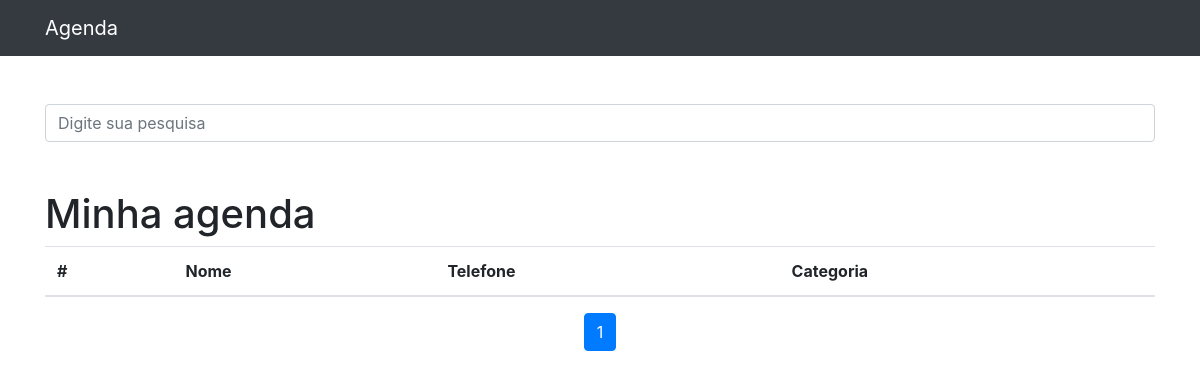
The app's page /, older data.
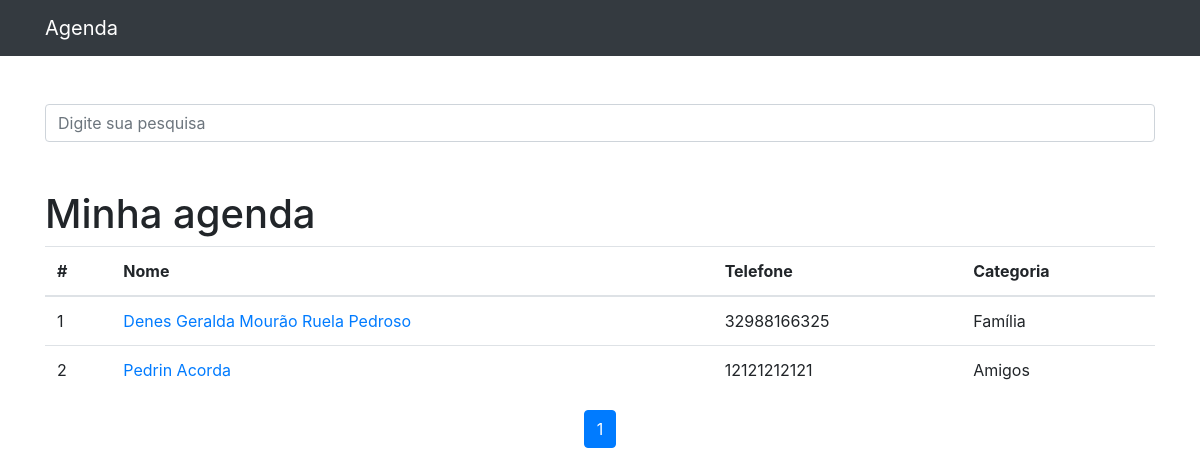
The same page, newer data.
### contatos/models.py (models this page shows, shortened)
class Contato(models.Model):
    nome = models.CharField(max_length=255)
    sobrenome = models.CharField(max_length=255, blank=True)
    telefone = models.CharField(max_length=11)
    email = models.CharField(max_length=255,blank=True)
    data_criacao = models.DateTimeField(default=timezone.now)
    descricao = models.TextField(blank=True)
    categoria = models.ForeignKey(Categoria, on_delete=models.DO_NOTHING)
    mostrar = models.BooleanField(default=True)
    foto = models.ImageField(
                            blank=True,
                            upload_to='fotos/%Y/%m/%d' # cria uma pasta para cada dia em que acontecer um upload
                            )                           # posso configurar da forma que eu desejar

class Categoria(models.Model):
    nome = models.CharField(max_length=255)

### contatos/views.py (the view)
# urls.py: path('', views.index,name='index'),
def index(request):
    contatos = Contato.objects.order_by('id').filter(mostrar=True) # Filtrando contatos que tenham o campo mostrar igual a True
    paginator = Paginator(contatos,20)
    page = request.GET.get('p')
    contatos = paginator.get_page(page)
    return render(request,'contatos/index.html',{
        'contatos': contatos
    })

### contatos/templates/contatos/index.html (shortened to what this page needs)
{% extends "base.html" %}
{% block conteudo %}
  <h1 class="mt-5">Minha agenda</h1>
  <table class="table">
    <thead>
      <tr>
        <th>#</th>
        <th>Nome</th>
        <th>Telefone</th>
        <th>Categoria</th>
      </tr>
    </thead>
    <tbody>
      {% for contato in contatos %}
          <tr>
            <td>{{contato.id}}</td>
            <td>
              <a href="{% url 'ver_contato' contato.id  %}"> {{contato.nome}} {{contato.sobrenome}}</a>
            </td>
            <td>{{contato.telefone}}</td>
            <td>{{contato.categoria.nome}}</td>
          </tr>
      {% endfor %}
    </tbody>
  </table>
  <nav aria-label="Page navigation example">
    <ul class="pagination justify-content-center">
      {% for pagina in contatos.paginator.page_range %}
        {% if contatos.number == pagina %}
          <li class="page-item active">
            <a class="page-link" style ="cursor: pointer;" >{{pagina}}</a>
          </li>
        {% else %}
          <li class="page-item">
            <a class="page-link" href="?p={{pagina}}&termo={{ request.GET.termo }}">{{pagina}}</a>
          </li>
        {% endif %}
      {% endfor %}
    </ul>
  </nav>
{% endblock conteudo %}

### templates/base.html (shortened to what this page needs)
{% load static %}
<!DOCTYPE html>
<html lang="pt">
  <head>
    {% include "parcials/_head.html" %}
  </head>
  <body>
    {% include "parcials/_nav.html" %}
    <div class="container">
      <div class="row">
        <div class="col-lg-12">
          <br /><br />
          <form method="get" action="{% url 'busca' %}">
            <div class="form-group row">
              <div class="col-12">
                <input
                  class="form-control"
                  type="search"
                  value="{{ request.GET.termo }}" {% comment %} Esse value que faz o valor permanecer no form de busca {% endcomment %}
                  id="search-input"
                  placeholder="Digite sua pesquisa"
                  name="termo"
                />
              </div>
            </div>
          </form>
          {% block conteudo %} {% endblock conteudo %}
        </div>
      </div>
    </div>
  </body>
</html>

### templates/parcials/_head.html (shortened to what this page needs)
{%load static%}
<link
  href="{% static 'vendor/bootstrap/css/bootstrap.min.css' %}"
  rel="stylesheet"
/>

### templates/parcials/_nav.html (shortened to what this page needs)
<nav class="navbar navbar-expand-lg navbar-dark bg-dark static-top">
  <div class="container">
    <a class="navbar-brand" href="{% url 'index' %}">Agenda</a>
  </div>
</nav>

Row changes from the older to the newer data that the page shows:
added Contato: id "1", nome "Denes", sobrenome "Geralda Mourão Ruela Pedroso", telefone "32988166325", categoria.nome "Família"
added Contato: id "2", nome "Pedrin", sobrenome "Acorda", telefone "12121212121", categoria.nome "Amigos"
